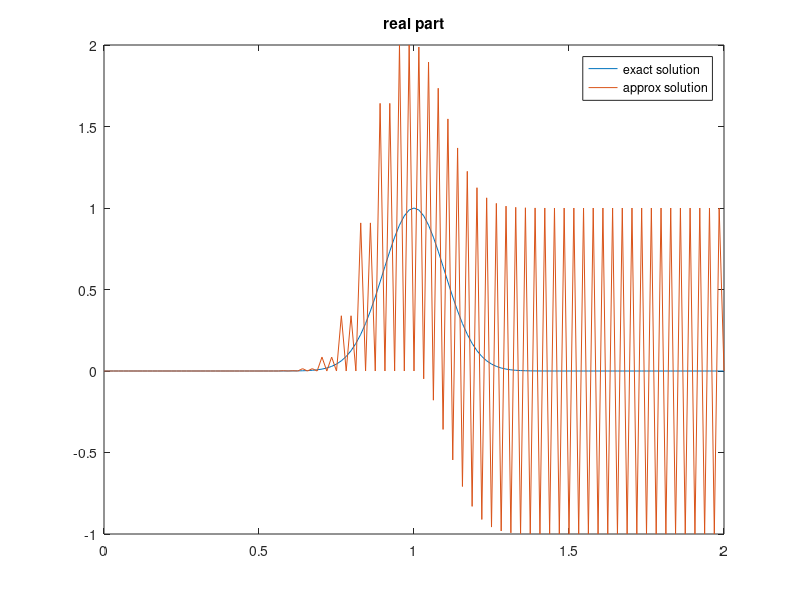
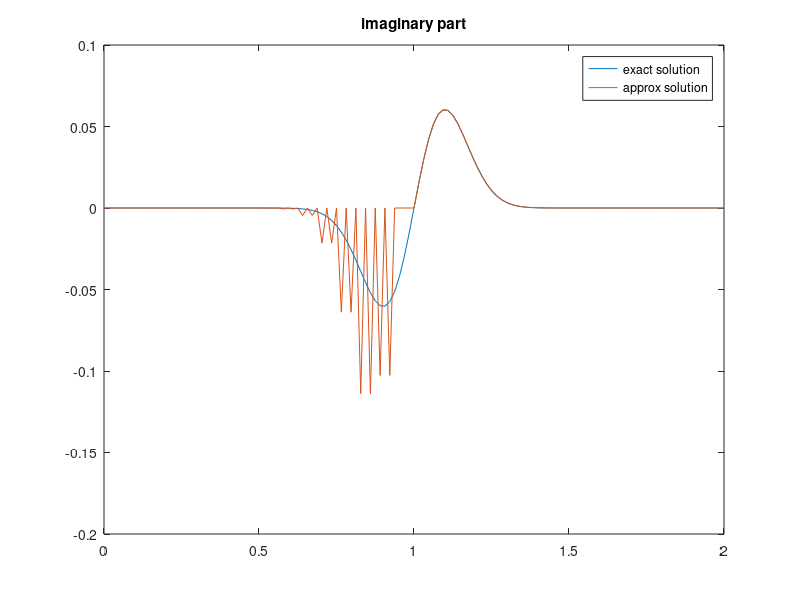

The MATLAB script that drew these images, in order:
clear all
close all

xi = 0;
xf = 2;
ti = 0;
tf = 1;
h  = 1/2^6;
dt = 1/2^4;
N = fix((xf-xi)/h)+1;
x = linspace(xi,xf,N);
T = fix((tf-ti)/dt);
m = 4;
u0 = zeros(N,1);
u = zeros(N,1);
temp = zeros(N-2,1);

%initial condition

for j=1:N
    u0(j) = exp(-50*x(j)^2)*exp(1i*sin(x(j)));
end

k = cos(x);
A1 = zeros(N-2);
A2 = zeros(N-2);
a = 1;

for t=1:T
    for j=2:N-1
        a1(j) = sin(k(j)*(a*dt-(m+1)*h)/2)/sin(k(j)*(a*dt-(m-1)*h)/2);
        a2 = 1;
        A1(j-1,j-1) = 1;
        A2(j-1,j-1) = -a1(j);
        if j>2
            A1(j-1,j-2) = -a1(j);
            A2(j-1,j-2) = a2;
        end
        
    end
    
    for c=1:m
        temp(c) = u0(1);
    end
    
    temp(m+1:N-2) = u0(2:N-(m+1));
    u(1) = exp(-50*(x(1)-t*dt)^2)*exp(1i*sin(x(1)-t*dt));
    u(N) = exp(-50*(x(N)-t*dt)^2)*exp(1i*sin(x(N)-t*dt));
    R = A2*temp;
    R(1) = R(1) +a1(2)*u(1) + a2*u0(1);
    u(2:N-1) = A1\R;
    u0 = u;
end



usol = zeros(N,1);

for j=1:N
    usol(j) = exp(-50*(x(j)-tf)^2)*exp(1i*sin(x(j)-tf));
end

figure(1)
plot(x,real(usol))
hold on
plot(x,real(u))
title('real part')
legend('exact solution','approx solution')

figure(2)
plot(x,imag(usol))
hold on
plot(x,imag(u))
title('imaginary part')
legend('exact solution','approx solution')

max(abs(usol-u))